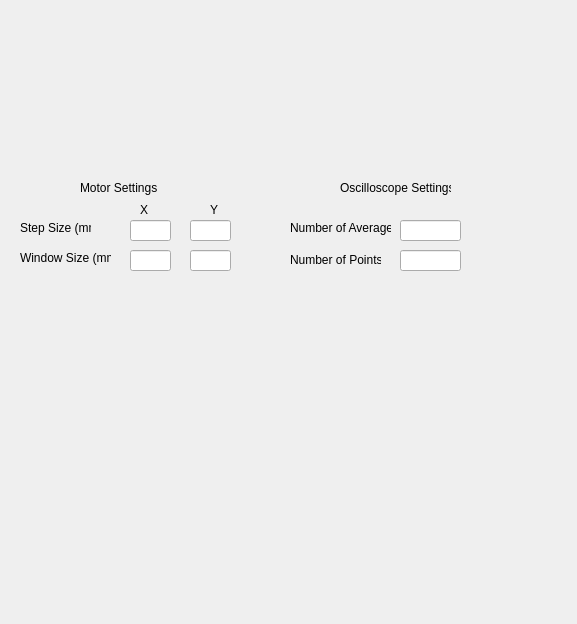
<?xml version="1.0" encoding="UTF-8"?>
<ui version="4.0">
 <class>Form</class>
 <widget class="QWidget" name="Form">
  <property name="geometry">
   <rect>
    <x>0</x>
    <y>0</y>
    <width>577</width>
    <height>624</height>
   </rect>
  </property>
  <property name="windowTitle">
   <string>Form</string>
  </property>
  <widget class="QLabel" name="label">
   <property name="geometry">
    <rect>
     <x>140</x>
     <y>200</y>
     <width>31</width>
     <height>20</height>
    </rect>
   </property>
   <property name="text">
    <string>X</string>
   </property>
  </widget>
  <widget class="QLabel" name="label_2">
   <property name="geometry">
    <rect>
     <x>210</x>
     <y>200</y>
     <width>31</width>
     <height>20</height>
    </rect>
   </property>
   <property name="text">
    <string>Y</string>
   </property>
  </widget>
  <widget class="QLineEdit" name="stepSizeX">
   <property name="geometry">
    <rect>
     <x>130</x>
     <y>220</y>
     <width>41</width>
     <height>21</height>
    </rect>
   </property>
  </widget>
  <widget class="QLineEdit" name="stepSizeY">
   <property name="geometry">
    <rect>
     <x>190</x>
     <y>220</y>
     <width>41</width>
     <height>21</height>
    </rect>
   </property>
  </widget>
  <widget class="QLabel" name="label_3">
   <property name="geometry">
    <rect>
     <x>20</x>
     <y>220</y>
     <width>71</width>
     <height>16</height>
    </rect>
   </property>
   <property name="text">
    <string>Step Size (mm)</string>
   </property>
  </widget>
  <widget class="QLabel" name="label_4">
   <property name="geometry">
    <rect>
     <x>20</x>
     <y>250</y>
     <width>91</width>
     <height>16</height>
    </rect>
   </property>
   <property name="text">
    <string>Window Size (mm)</string>
   </property>
  </widget>
  <widget class="QLineEdit" name="windowSizeX">
   <property name="geometry">
    <rect>
     <x>130</x>
     <y>250</y>
     <width>41</width>
     <height>21</height>
    </rect>
   </property>
  </widget>
  <widget class="QLineEdit" name="windowSizeY">
   <property name="geometry">
    <rect>
     <x>190</x>
     <y>250</y>
     <width>41</width>
     <height>21</height>
    </rect>
   </property>
  </widget>
  <widget class="QLabel" name="label_7">
   <property name="geometry">
    <rect>
     <x>80</x>
     <y>180</y>
     <width>81</width>
     <height>16</height>
    </rect>
   </property>
   <property name="text">
    <string>Motor Settings</string>
   </property>
  </widget>
  <widget class="QLabel" name="label_5">
   <property name="geometry">
    <rect>
     <x>340</x>
     <y>180</y>
     <width>111</width>
     <height>16</height>
    </rect>
   </property>
   <property name="text">
    <string>Oscilloscope Settings</string>
   </property>
  </widget>
  <widget class="QLabel" name="label_6">
   <property name="geometry">
    <rect>
     <x>290</x>
     <y>220</y>
     <width>101</width>
     <height>16</height>
    </rect>
   </property>
   <property name="text">
    <string>Number of Averages</string>
   </property>
  </widget>
  <widget class="QLabel" name="label_8">
   <property name="geometry">
    <rect>
     <x>290</x>
     <y>250</y>
     <width>91</width>
     <height>20</height>
    </rect>
   </property>
   <property name="text">
    <string>Number of Points</string>
   </property>
  </widget>
  <widget class="QLineEdit" name="numOfAverages">
   <property name="geometry">
    <rect>
     <x>400</x>
     <y>220</y>
     <width>61</width>
     <height>21</height>
    </rect>
   </property>
  </widget>
  <widget class="QLineEdit" name="numOfPoints">
   <property name="geometry">
    <rect>
     <x>400</x>
     <y>250</y>
     <width>61</width>
     <height>21</height>
    </rect>
   </property>
  </widget>
 </widget>
 <resources/>
 <connections/>
</ui>
